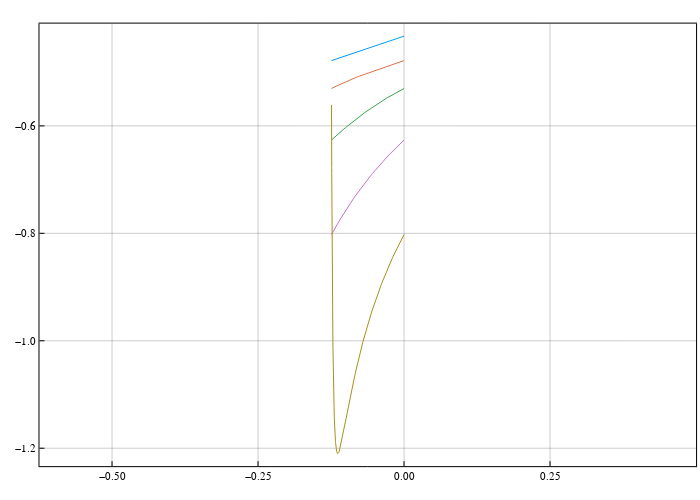

Write notebook code for a chart like this one.
### Code cell
pcart2 = plot(
    size=(700,500), frame_style=:box, aspect_ratio=:equal, grid=0.4, legend=false
);

sol1, _, _ = sol_param_list2[1]
sol2, _, _ = sol_param_list2[2]
sol3, _, _ = sol_param_list2[3]
sol4, _, _ = sol_param_list2[4]
sol5, _, _ = sol_param_list2[5]

plot!(pcart2, sol1.t, hcat(sol1.u...)[5,:])
plot!(pcart2, sol2.t, hcat(sol2.u...)[5,:])
plot!(pcart2, sol3.t, hcat(sol3.u...)[5,:])
plot!(pcart2, sol4.t, hcat(sol4.u...)[5,:])
plot!(pcart2, sol5.t, hcat(sol5.u...)[5,:])

### Figure 1 — Plotly figure (JSON) as saved in the notebook; plotly's stock layout.template omitted (floating-point values rounded to 4 significant figures; data arrays with more than 128 entries replaced by an {"elided": "..."} marker saying what was removed)
{"data": [{"colorbar": {"len": 0.962, "title": "", "x": 0.9944, "y": 0.5111}, "legendgroup": "y1", "line": {"color": "rgba(0, 154, 250, 1.000)", "dash": "solid", "shape": "linear", "width": 1}, "mode": "lines", "name": "y1", "showlegend": true, "type": "scatter", "x": [0, -0.001941, -0.004832, -0.008202, -0.01228, -0.01683, -0.02187, -0.02725, -0.03289, -0.03871, -0.04462, -0.05058, -0.05652, -0.06241, -0.06824, -0.07398, -0.07962, -0.08516, -0.0906, -0.09594, -0.1012, -0.1064, -0.1115, -0.1165, -0.1215, -0.1242], "xaxis": "x", "y": [-0.433, -0.4337, -0.4348, -0.436, -0.4375, -0.4392, -0.4411, -0.4431, -0.4452, -0.4473, -0.4495, -0.4517, -0.4539, -0.4561, -0.4582, -0.4603, -0.4624, -0.4644, -0.4664, -0.4684, -0.4703, -0.4721, -0.474, -0.4758, -0.4776, -0.4785], "yaxis": "y"}, {"colorbar": {"len": 0.962, "title": "", "x": 0.9944, "y": 0.5111}, "legendgroup": "y2", "line": {"color": "rgba(227, 111, 71, 1.000)", "dash": "solid", "shape": "linear", "width": 1}, "mode": "lines", "name": "y2", "showlegend": true, "type": "scatter", "x": [0, -0.001957, -0.003982, -0.006576, -0.009402, -0.01261, -0.01605, -0.01974, -0.02361, -0.02763, -0.03175, -0.03594, -0.04017, -0.04442, -0.04867, -0.05292, -0.05716, -0.06139, -0.06561, -0.06984, -0.07408, -0.07834, -0.08263, -0.08697, -0.09137, -0.09585, -0.1004, -0.1051, -0.1099, -0.1148, -0.1198, -0.1242], "xaxis": "x", "y": [-0.4785, -0.4792, -0.48, -0.4809, -0.4819, -0.4831, -0.4843, -0.4856, -0.487, -0.4885, -0.49, -0.4915, -0.4931, -0.4947, -0.4963, -0.4979, -0.4995, -0.5012, -0.5029, -0.5046, -0.5064, -0.5082, -0.51, -0.512, -0.5139, -0.516, -0.5182, -0.5205, -0.5229, -0.5255, -0.5281, -0.5305], "yaxis": "y"}, {"colorbar": {"len": 0.962, "title": "", "x": 0.9944, "y": 0.5111}, "legendgroup": "y3", "line": {"color": "rgba(62, 164, 78, 1.000)", "dash": "solid", "shape": "linear", "width": 1}, "mode": "lines", "name": "y3", "showlegend": true, "type": "scatter", "x": [0, -0.001534, -0.003528, -0.005901, -0.008689, -0.01182, -0.01527, -0.01898, -0.02293, -0.02705, -0.03133, -0.03573, -0.04023, -0.04479, -0.04941, -0.05406, -0.05873, -0.06341, -0.06808, -0.07275, -0.07739, -0.082, -0.08659, -0.09114, -0.09564, -0.1001, -0.1045, -0.1089, -0.1132, -0.1175, -0.1217, -0.1242], "xaxis": "x", "y": [-0.5305, -0.5314, -0.5325, -0.5338, -0.5354, -0.5373, -0.5393, -0.5416, -0.5441, -0.5467, -0.5495, -0.5524, -0.5555, -0.5587, -0.562, -0.5653, -0.5688, -0.5724, -0.576, -0.5798, -0.5835, -0.5874, -0.5913, -0.5952, -0.5992, -0.6032, -0.6073, -0.6114, -0.6155, -0.6196, -0.6238, -0.6263], "yaxis": "y"}, {"colorbar": {"len": 0.962, "title": "", "x": 0.9944, "y": 0.5111}, "legendgroup": "y4", "line": {"color": "rgba(195, 113, 210, 1.000)", "dash": "solid", "shape": "linear", "width": 1}, "mode": "lines", "name": "y4", "showlegend": true, "type": "scatter", "x": [0, -0.001328, -0.002886, -0.004813, -0.006997, -0.009453, -0.01212, -0.01498, -0.01798, -0.02109, -0.0243, -0.02756, -0.03086, -0.03419, -0.03752, -0.04084, -0.04415, -0.04744, -0.0507, -0.05393, -0.05712, -0.06027, -0.06337, -0.06644, -0.06945, -0.07243, -0.07536, -0.07824, -0.08108, -0.08387, -0.08662, -0.08932, -0.09198, -0.0946, -0.09717, -0.0997, -0.1022, -0.1046, -0.107, -0.1094, -0.1117, -0.114, -0.1163, -0.1185, -0.1207, -0.1228, -0.1242], "xaxis": "x", "y": [-0.6263, -0.6277, -0.6293, -0.6313, -0.6335, -0.6361, -0.639, -0.642, -0.6453, -0.6488, -0.6524, -0.6561, -0.6599, -0.6638, -0.6678, -0.6719, -0.676, -0.6801, -0.6843, -0.6885, -0.6927, -0.6969, -0.7012, -0.7055, -0.7097, -0.714, -0.7183, -0.7226, -0.7268, -0.7311, -0.7354, -0.7397, -0.744, -0.7483, -0.7526, -0.7569, -0.7612, -0.7654, -0.7697, -0.774, -0.7783, -0.7825, -0.7868, -0.7911, -0.7953, -0.7996, -0.8023], "yaxis": "y"}, {"colorbar": {"len": 0.962, "title": "", "x": 0.9944, "y": 0.5111}, "legendgroup": "y5", "line": {"color": "rgba(172, 142, 24, 1.000)", "dash": "solid", "shape": "linear", "width": 1}, "mode": "lines", "name": "y5", "showlegend": true, "type": "scatter", "x": {"elided": "254 float values"}, "xaxis": "x", "y": {"elided": "254 float values"}, "yaxis": "y"}], "layout": {"annotations": [], "height": 500, "margin": {"b": 20, "l": 0, "r": 0, "t": 20}, "paper_bgcolor": "rgba(255, 255, 255, 1.000)", "plot_bgcolor": "rgba(255, 255, 255, 1.000)", "showlegend": false, "width": 700, "xaxis": {"anchor": "y", "domain": [0.05642, 0.9944], "gridcolor": "rgba(0, 0, 0, 0.400)", "gridwidth": 0.5, "linecolor": "rgba(0, 0, 0, 1.000)", "mirror": true, "range": [-0.6242, 0.5001], "showgrid": true, "showline": true, "showticklabels": true, "tickangle": 0, "tickcolor": "rgb(0, 0, 0)", "tickfont": {"color": "rgba(0, 0, 0, 1.000)", "family": "sans-serif", "size": 11}, "tickmode": "array", "ticks": "inside", "ticktext": ["−0.50", "−0.25", "0.00", "0.25", "0.50"], "tickvals": [-0.5, -0.25, 0, 0.25, 0.5], "title": "", "titlefont": {"color": "rgba(0, 0, 0, 1.000)", "family": "sans-serif", "size": 15}, "type": "-", "visible": true, "zeroline": false, "zerolinecolor": "rgba(0, 0, 0, 1.000)"}, "yaxis": {"anchor": "x", "domain": [0.0301, 0.9921], "gridcolor": "rgba(0, 0, 0, 0.400)", "gridwidth": 0.5, "linecolor": "rgba(0, 0, 0, 1.000)", "mirror": true, "range": [-1.233, -0.4097], "showgrid": true, "showline": true, "showticklabels": true, "tickangle": 0, "tickcolor": "rgb(0, 0, 0)", "tickfont": {"color": "rgba(0, 0, 0, 1.000)", "family": "sans-serif", "size": 11}, "tickmode": "array", "ticks": "inside", "ticktext": ["−1.2", "−1.0", "−0.8", "−0.6"], "tickvals": [-1.2, -1, -0.8, -0.6], "title": "", "titlefont": {"color": "rgba(0, 0, 0, 1.000)", "family": "sans-serif", "size": 15}, "type": "-", "visible": true, "zeroline": false, "zerolinecolor": "rgba(0, 0, 0, 1.000)"}}}
